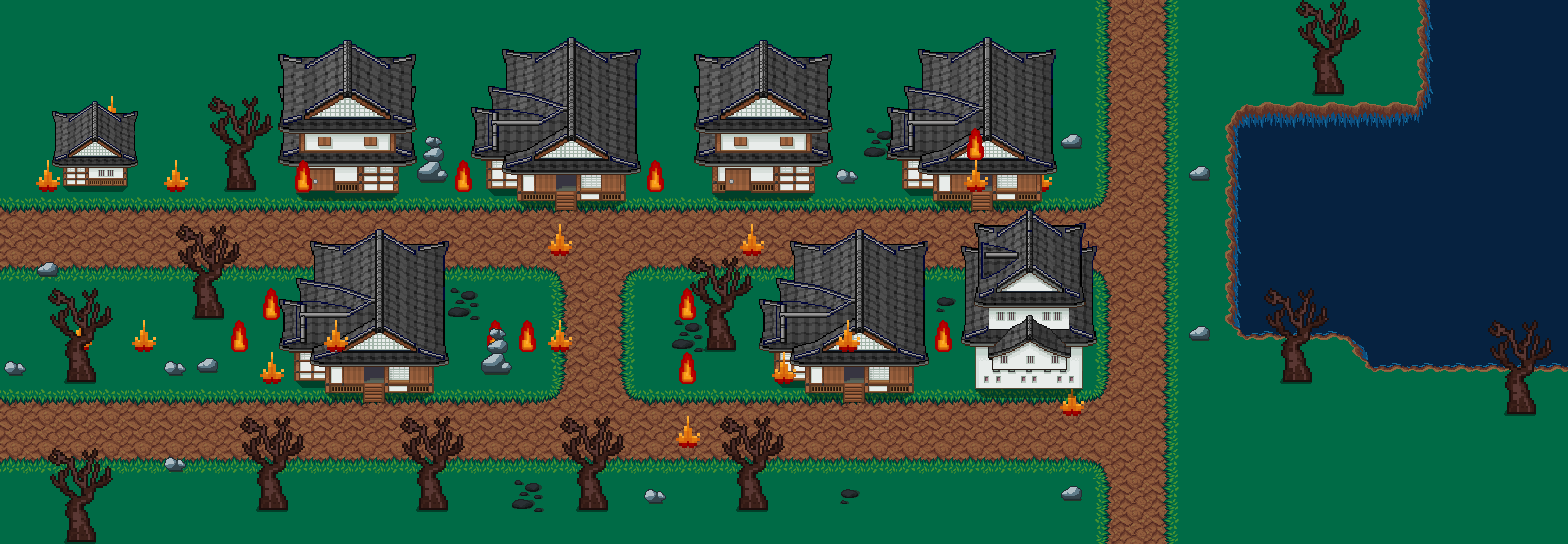

Below is a game level as drawn by its tile map, then a one-line description and the .tmx that defines it (tile-layer data replaced by summaries):
An orthogonal 49x17 tile map with 32x32 px tiles, 13 tile layers (herbe, ground 1, eau + ground 2, batiment  dessous, ...), 11 tilesets and 43 objects (26x collisions, 14x fire, Spawn_Magome_cinematic, Keiko, Takeshi).

<map version="1.10" tiledversion="1.11.0" orientation="orthogonal" renderorder="right-down" width="49" height="17" tilewidth="32" tileheight="32" infinite="0" nextlayerid="17" nextobjectid="64">
 <tileset firstgid="1" source="magome 2.tsx" />
 <tileset firstgid="37" source="magome 3.tsx" />
 <tileset firstgid="79" source="terrain-v7.tsx" />
 <tileset firstgid="2127" source="FEU 1.tsx" />
 <tileset firstgid="2128" source="Feu 2.tsx" />
 <tileset firstgid="2129" source="arbre mort.tsx" />
 <tileset firstgid="2138" name="rocher" tilewidth="32" tileheight="32" tilecount="4" columns="2">
  <image source="rocher.png" width="64" height="64" />
 </tileset>
 <tileset firstgid="2142" source="aiwa.tsx" />
 <tileset firstgid="2286" source="magome 1.tsx" />
 <tileset firstgid="2342" source="aiwa 4.tsx" />
 <tileset firstgid="2358" source="foret haut.tsx" />
 <layer id="1" name="herbe" width="49" height="17">
  <data>[833 cells, 833 non-empty, 1 distinct tile ids]</data>
 </layer>
 <layer id="2" name="ground 1" width="49" height="17">
  <data>[833 cells, 270 non-empty, 3 distinct tile ids]</data>
 </layer>
 <layer id="3" name="eau + ground 2" width="49" height="17">
  <data>[833 cells, 283 non-empty, 17 distinct tile ids]</data>
 </layer>
 <layer id="4" name="batiment  dessous" width="49" height="17">
  <data>[833 cells, 114 non-empty, 40 distinct tile ids]</data>
 </layer>
 <layer id="6" name="feu" width="49" height="17">
  <data>[833 cells, 45 non-empty, 2 distinct tile ids]</data>
 </layer>
 <layer id="7" name="arbre + rocher" width="49" height="17">
  <data>[833 cells, 126 non-empty, 15 distinct tile ids]</data>
 </layer>
 <layer id="13" name="placeholder (layer 7)" width="49" height="17">
  <data>[833 cells, 1 non-empty, 1 distinct tile ids]</data>
 </layer>
 <layer id="14" name="placeholder (layer 8)" width="49" height="17">
  <data>[833 cells, 0 non-empty, 0 distinct tile ids]</data>
 </layer>
 <layer id="15" name="placeholder (layer 9)" width="49" height="17">
  <data>[833 cells, 0 non-empty, 0 distinct tile ids]</data>
 </layer>
 <layer id="16" name="placeholder (layer 10)" width="49" height="17">
  <data>[833 cells, 0 non-empty, 0 distinct tile ids]</data>
 </layer>
 <layer id="17" name="PLAYER" width="49" height="17">
  <data>[833 cells, 0 non-empty, 0 distinct tile ids]</data>
 </layer>
 <layer id="11" name="top(arbres + rocher)" width="49" height="17">
  <data>[833 cells, 58 non-empty, 9 distinct tile ids]</data>
 </layer>
 <layer id="12" name="top(maisons)" width="49" height="17">
  <data>[833 cells, 168 non-empty, 88 distinct tile ids]</data>
 </layer>
 <objectgroup id="8" name="Collisions">
  <object id="2" type="collisions" x="517.333" y="90.6663" width="108.667" height="110.667" />
  <object id="3" type="collisions" x="480" y="352" width="30" height="30.6667" />
  <object id="14" type="collisions" x="416.667" y="477.333" width="31.3333" height="34.6667" />
  <object id="15" type="collisions" x="325.333" y="274" width="107.334" height="118" />
  <object id="16" type="collisions" x="575.333" y="480.667" width="33.3333" height="30.6666" />
  <object id="17" type="collisions" x="640.667" y="480.667" width="30" height="30" />
  <object id="19" type="collisions" x="706" y="317.333" width="32.6667" height="30" />
  <object id="20" type="collisions" x="736.667" y="478" width="30.6667" height="33.3333" />
  <object id="21" type="collisions" x="805.333" y="272.667" width="108.666" height="119.334" />
  <object id="24" type="collisions" x="711.333" y="83.9997" width="103.333" height="108.666" />
  <object id="40" type="collisions" x="128" y="12" width="976" height="148" />
  <object id="41" type="collisions" x="973.333" y="53.3333" width="220" height="506.667" />
  <object id="44" type="collisions" x="112" y="512" width="958.667" height="32" />
  <object id="45" type="collisions" x="41" y="34" width="118.667" height="516" />
  <object id="46" type="collisions" x="253.333" y="480" width="33.3333" height="33.3333" />
  <object id="55" type="collisions" x="161.333" y="444" width="32" height="37.3333" />
  <object id="57" type="collisions" x="160" y="353.333" width="61.3333" height="28" />
  <object id="58" type="collisions" x="185.333" y="289.333" width="41.3333" height="32" />
  <object id="59" type="collisions" x="224" y="160" width="38.6667" height="34.6667" />
  <object id="63" type="collisions" x="364" y="365.333" width="22" height="38" />
  <object id="64" type="collisions" x="294.667" y="319.333" width="34" height="60.6667" />
  <object id="67" type="collisions" x="554.667" y="174" width="22" height="36" />
  <object id="68" type="collisions" x="486.667" y="120.667" width="36" height="66.6667" />
  <object id="69" type="collisions" x="843.333" y="364.667" width="20.6667" height="38" />
  <object id="70" type="collisions" x="773.333" y="318.667" width="40" height="60.6667" />
  <object id="71" type="collisions" x="832" y="162.667" width="29.3333" height="28" />
 </objectgroup>
 <objectgroup id="9" name="spawn">
  <object id="39" name="Spawn_Magome_cinematic" x="592" y="420">
   <point />
  </object>
 </objectgroup>
 <objectgroup id="10" name="zones">
  <object id="48" name="Keiko" type="Keiko" x="262.667" y="146.667" width="184" height="77.3333" />
  <object id="50" name="Takeshi" type="Takeshi" x="826.667" y="148" width="166.667" height="152" />
  <object id="65" type="fire" x="480" y="320" width="96" height="32" />
  <object id="66" type="fire" x="544" y="224" width="32" height="32" />
  <object id="67" type="fire" x="448" y="160" width="32" height="32" />
  <object id="68" type="fire" x="640" y="160" width="32" height="32" />
  <object id="69" type="fire" x="736" y="224" width="32" height="32" />
  <object id="70" type="fire" x="928" y="320" width="32" height="32" />
  <object id="71" type="fire" x="672" y="416" width="32" height="32" />
  <object id="72" type="fire" x="256" y="352" width="32" height="32" />
  <object id="73" type="fire" x="224" y="320" width="32" height="32" />
  <object id="74" type="fire" x="256" y="288" width="32" height="32" />
  <object id="75" type="fire" x="160" y="160" width="32" height="32" />
  <object id="76" type="fire" x="672" y="352" width="32" height="32" />
  <object id="77" type="fire" x="672" y="288" width="32" height="32" />
  <object id="63" type="fire" x="768" y="352" width="32" height="32" />
 </objectgroup>
</map>
